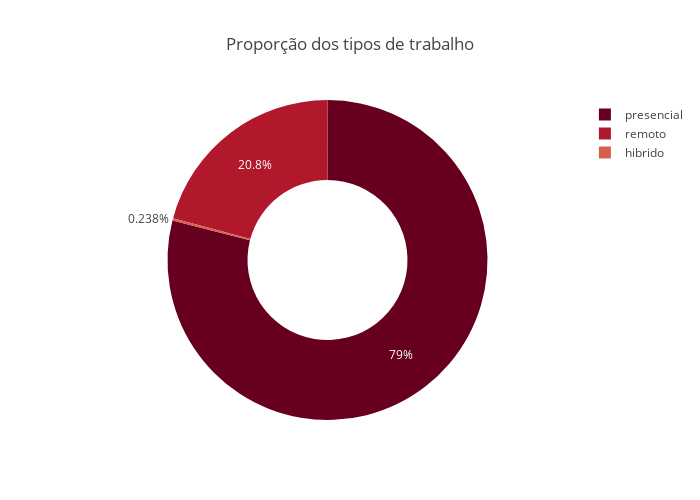

This figure's notebook cell:
### Code cell
remoto_contagem = df_limpo['remoto'].value_counts().reset_index()
remoto_contagem.columns = ['tipo_trabalho', 'quantidade']
colors = ['red' if count == df_seniority.max() else 'SteelBlue' for count in remoto_contagem]

fig = px.pie(remoto_contagem,
             names='tipo_trabalho',
             values='quantidade',
             title='Proporção dos tipos de trabalho',
             color_discrete_sequence=px.colors.sequential.RdBu,
             hole=0.5
          )

fig.update_layout(
    width=700,
    height=500,
    showlegend=True
)

fig.show()

### Figure 1 — Plotly figure (JSON) as saved in the notebook; plotly's stock layout.template omitted (floating-point values rounded to 4 significant figures)
{"data": [{"domain": {"x": [0, 1], "y": [0, 1]}, "hole": 0.5, "hovertemplate": "tipo_trabalho=%{label}<br>quantidade=%{value}<extra></extra>", "labels": ["presencial", "remoto", "hibrido"], "legendgroup": "", "name": "", "showlegend": true, "type": "pie", "values": [105305, 27716, 318]}], "layout": {"height": 500, "legend": {"tracegroupgap": 0}, "piecolorway": ["rgb(103,0,31)", "rgb(178,24,43)", "rgb(214,96,77)", "rgb(244,165,130)", "rgb(253,219,199)", "rgb(247,247,247)", "rgb(209,229,240)", "rgb(146,197,222)", "rgb(67,147,195)", "rgb(33,102,172)", "rgb(5,48,97)"], "showlegend": true, "title": {"text": "Proporção dos tipos de trabalho"}, "width": 700}}
